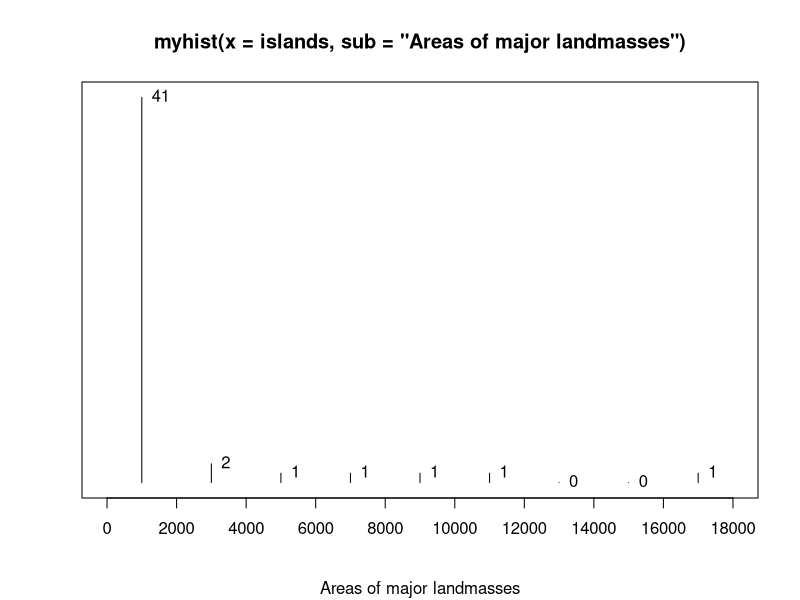

Write the R code that produced this figure.
## ---- chunk 1
data(iris)
iris_model <- lm(Sepal.Length ~ Sepal.Width, data=iris)
summary(iris_model)
## ---- chunk 2
my_function <- function(first_argument, second_argument, ...) {
  # do some stuff
  return(return_value)
}
## ---- chunk 3
absval <- function(value) {
    if (value<0) {
        -value
    } else {
        value
    }
}
## ---- chunk 4
absval <- function(value) if (value<0) -value else value
## ---- chunk 5
'+'(4,5)
## ---- chunk 6
"%!%" = function(x,y) x/sqrt(y)
6 %!% 7
## ---- chunk 7
psi <- function(x, c=1) {
  loss <- ifelse(x^2 > c^2, c*abs(x), x^2)
  return(loss)
}
z <- 0.5
psi(z)
## ---- chunk 8
identical(psi(z,c=1), psi(z))
## ---- chunk 9
identical(psi(x=z,c=2), psi(c=2,x=z))
## ---- chunk 10
10*(1 - 0.5)^(-1/4.5)
## ---- chunk 11
10*(1 - 0.9)^(-1/4.5)
## ---- chunk 12
25*(1 - 0.9)^(-1/6)
## ---- chunk 13
qpareto <- function(p, scale, location) {
    q <- location * (1 - p)^(-1/scale)
    return(q)
}
## ---- chunk 14
qpareto(0.5, scale=4.5, location=10)
qpareto(0.9, scale=4.5, location=10)
qpareto(0.9, scale=6, location=25)
## ---- chunk 15
qpareto(0.9, 6, -1)
## ---- chunk 16
  qpareto <- function(p, scale, loc) {
    if ((scale<=0) | (loc<=0)) {
        stop("'qpareto' parameters must be greater than zero.")
    }
    q <- loc*(1 - p)^(-1/scale)
    return(q)
}
## ---- chunk 17
tryCatch(qpareto(0.4, 5, -1), error=function(e) e)
## ---- chunk 18
qpareto <- function(p, scale, loc) {
    stopifnot(p>=0, p<=1, scale>0, loc>0)
    q <- loc*(1 - p)^(-1/scale)
    return(q)
}
## ---- chunk 19
tryCatch(qpareto(-0.1, 4, 5), error=function(e) e)
tryCatch(qpareto(0.5, 0, 12), error=function(e) e)
## ---- chunk 20
(x <- 7)
square <- function(y) { x <- y^2; return(x) }
square(7)
x
tryCatch(y, error = function(e) e)
## ---- chunk 21
z <- 10
adder <- function(x) { return(x+z) }
adder(5)
## ---- chunk 22
# remove all variables except x and square (and metadata)
rm(list=setdiff(ls(), c('x','square','metadata')))
## ---- chunk 23
ls()
ls.str()
environment(square)
## ---- chunk 24
w <- 12
f <- function(y) {
   d <- 8
   h <- function() return(d*(w+y))
   print(environment(h))
   return(h())
}
f(2)
## ---- chunk 25
v <- 1:10
u <- function() { v[3] <- 0 }
u()
v
## ---- chunk 26
# Initialize value
x <- 10
x_old <- x + 1e6
# Set tolerance
tol <- 1e-9
# Specify maximum number of iterations
max_iter <- 100
# Keep track of number of interations
iter <- 0
# Loop
while((abs(x-x_old) > tol) && (iter < max_iter)) {
    # Replace old value with current
    x_old <- x
    # Calculate new value
    x <- exp(exp(-x))
    # Increment counter
    iter <- iter + 1
}
x
## ---- chunk 27
fixedpoint <- function(x) {
    x_old <- x + 1e6
    # Set tolerance
    tol <- 1e-9
    # Specify maximum number of iterations
    max_iter <- 100
    # Keep track of number of interations
    iter <- 0
    # Loop
    while((abs(x-x_old) > tol) && (iter < max_iter)) {
        # Replace old value with current
        x_old <- x
        # Calculate new value
        x <- exp(exp(-x))
        # Increment counter
        iter <- iter + 1
    }
    return(x)
}
fixedpoint(10)
## ---- chunk 28
fixedpoint <- function(x, tol=1e-9, max_iter=100) {
    x_old <- x + 1e6
    # Keep track of number of interations
    iter <- 0
    # Loop
    while((abs(x-x_old) > tol) && (iter < max_iter)) {
        # Replace old value with current
        x_old <- x
        # Calculate new value
        x <- exp(exp(-x))
        # Increment counter
        iter <- iter + 1
    }
    return(x)
}
## ---- chunk 29
fixedpoint <- function(fun, x=1, tol=1e-9, max_iter=100) {
    x_old <- x + 1e6
    # Keep track of number of interations
    iter <- 0
    # Loop
    while((abs(x-x_old) > tol) && (iter < max_iter)) {
        # Replace old value with current
        x_old <- x
        # Calculate new value
        x <- fun(x)
        # Increment counter
        iter <- iter + 1
    }
    return(x)
}

f <- function(x) exp(exp(-x))
f2 <- function(x) x - log(x) + exp(-x)
fixedpoint(f)
fixedpoint(f2)
## ---- chunk 30
fixedpoint <- function(fun, x=0, tol=1e-9, max_iter=100) {
    x_old <- x + 1e6
    # Keep track of number of interations
    iter <- 0
    # Loop
    while((abs(x-x_old) > tol) && (iter < max_iter)) {
        # Replace old value with current
        x_old <- x
        # Calculate new value
        x <- fun(x)
        # Increment counter
        iter <- iter + 1
    }

    # Check convergence
    if (abs(x-x_old) > tol) {
      cat("Algorithm failed to converge\n")
      return(NULL)
    } else {
      cat("Algorithm converged\n")
      return(x)
    }
}

fixedpoint(f)
fixedpoint(f, max_iter=3)
## ---- chunk 31
myhist <- function(x, ...) {
  extArgs <- list(...)
  print(names(extArgs))
  title <- deparse(match.call())
  x <- hist(x, plot=FALSE)
  plot(NULL, xlim=range(x$breaks), ylim=range(x$counts), xlab='', ylab='', type='n', axes=FALSE, frame.plot=TRUE, main=title, ...)
  axis(1, at=x$breaks, labels=x$breaks)
  for(i in seq(length(x$counts))) {
    segments(x$mids[i], 0, x$mids[i], x$counts[i])
    text(x$mids[i], x$counts[i], x$counts[i], pos=4)
  }
}
myhist(islands, sub="Areas of major landmasses")

center <- function(x, type=c('mean','median')) {
  type <- match.arg(type)
  do.call(type, list(x))
}
set.seed(35)
x <- rnorm(10000)
center(x)
center(x, 'median')
center(x, 'med')
tryCatch(center(x, 'midpoint'), error=function(e) e)
